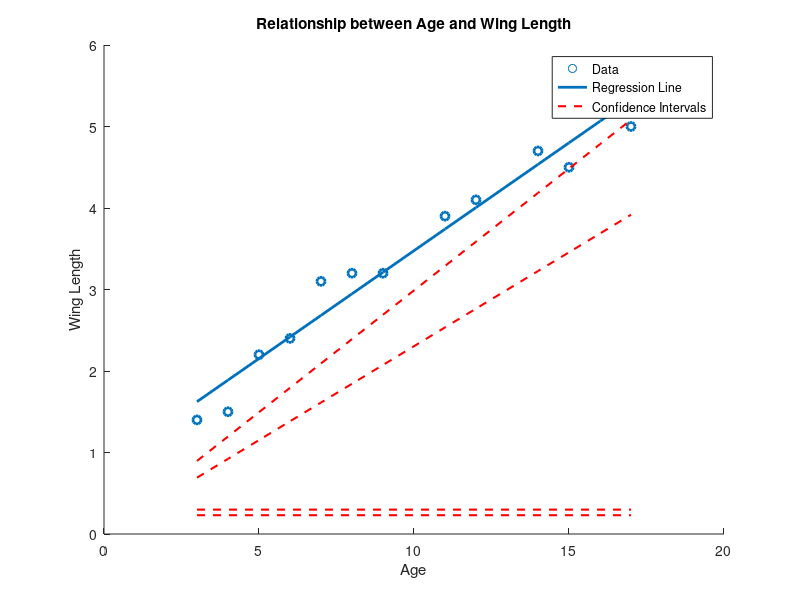

Write MATLAB code to recreate this figure. (Note: this script raises an error after producing the figure.)
% Compleated the HW with help from Chat GTP:
% https://chat.openai.com/share/07e4aa59-1e1c-4dbb-9f68-cf51e838dbc3

clear; clc;
Age = [3, 4, 5, 6, 7, 8, 9, 11, 12, 14, 15, 16, 17];
Wing_Length = [1.4, 1.5, 2.2, 2.4, 3.1, 3.2, 3.2, 3.9, 4.1, 4.7, 4.5, 5.2, 5];

%% Plot the relationship between Age and Wing Length.

scatter(Age, Wing_Length, ...
    'LineWidth',2)
title('Relationship between Age and Wing Length')
xlabel('Age')
ylabel('Wing Length')

%% Calculate and plot the regression line.

% Fit a linear regression model
X = [ones(length(Age), 1), Age']; % Design matrix
[b, bint] = regress(Wing_Length', X); % Fit the model

% Plot the data and regression line
scatter(Age, Wing_Length, 'LineWidth', 2)
hold on
plot(Age, X * b, 'LineWidth', 2)

%% Can you reject H0 : b = 0?

% Yes, we can reject the null hypothesis that the slope (b) equals zero.

%% Calculate and plot the confidence intervals on the slope of the regression.

% Calculate the confidence intervals for the slope
slope_CI = bint(2, :);

% Display the confidence intervals on the plot
ymin = X * slope_CI(1); % Lower bound
ymax = X * slope_CI(2); % Upper bound
plot(Age, ymin, '--r', 'LineWidth', 1.5) % Lower bound
plot(Age, ymax, '--r', 'LineWidth', 1.5) % Upper bound

title('Relationship between Age and Wing Length')
xlabel('Age')
ylabel('Wing Length')

% Add a legend
legend({'Data', 'Regression Line', 'Confidence Intervals'})

%%  Calculate r squared (the coefficient of determination)

% Calculate the predicted values
predicted_values = X * b;

% Calculate the mean of the observed values
mean_observed = mean(Wing_Length);

% Calculate the total sum of squares
SS_total = sum((Wing_Length - mean_observed).^2);

% Calculate the residual sum of squares
SS_residual = sum((Wing_Length - predicted_values).^2);

% Calculate R-squared
R_squared = 1 - (SS_residual / SS_total);

% Display R-squared
fprintf('R-squared: %.4f\n', R_squared);

%% Calculate Pearson's r

% Calculate Pearson's correlation coefficient (r)
r = corr(Age', Wing_Length', 'Type', 'Pearson');

% Display Pearson's r
fprintf('Pearson''s r: %.4f\n', r);

%% Add some noise to the data and see how the regression changes

% Add random noise to the Wing_Length data
rng(123); % Seed for reproducibility
noise = randn(size(Wing_Length)); % Generate random noise
noisy_Wing_Length = Wing_Length + noise;

% Fit a linear regression model to the noisy data
X = [ones(length(Age), 1), Age']; % Design matrix
[b, ~] = regress(noisy_Wing_Length', X); % Fit the model

% Calculate the predicted values
predicted_values = X * b;

% Plot the noisy data and regression line
scatter(Age, noisy_Wing_Length, 'LineWidth', 2)
hold on
plot(Age, predicted_values, 'LineWidth', 2)

title('Relationship between Age and Noisy Wing Length')
xlabel('Age')
ylabel('Noisy Wing Length')

% Calculate R-squared for the noisy data
mean_observed = mean(noisy_Wing_Length);
SS_total = sum((noisy_Wing_Length - mean_observed).^2);
SS_residual = sum((noisy_Wing_Length - predicted_values).^2);
R_squared = 1 - (SS_residual / SS_total);

% Display R-squared for the noisy data
fprintf('R-squared for Noisy Data: %.4f\n', R_squared);


